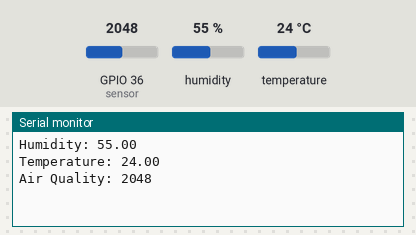
The sketch below on a simulated ESP32. Parts: the last lines printed to the serial monitor. The inputs (shaded band) are chosen by the test bench; at power-on: humidity 55 %, GPIO 36 (sensor) = 2048, temperature 24 °C. WiFi joins after 1.5 s; servers stay silent unless stated; not simulated (calls return 0 or success): arduino_secrets.h.

Above: at 5.2 s.
5.3 s: humidity set to 22 %
At 6.6 s:
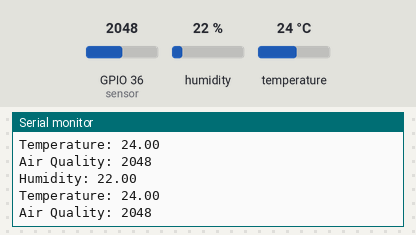
6.8 s: GPIO 36 (sensor) set to 2866
At 8.2 s:
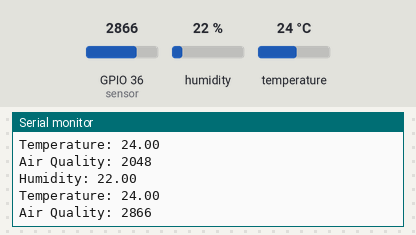
8.3 s: temperature set to 12 °C
9.8 s: GPIO 36 (sensor) set to 3603
At 10.5 s:
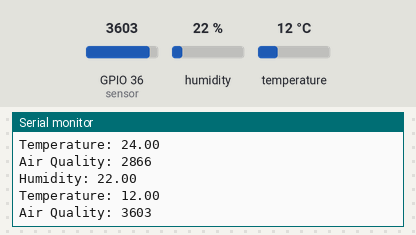
11.3 s: humidity set to 40 %
At 12.9 s:
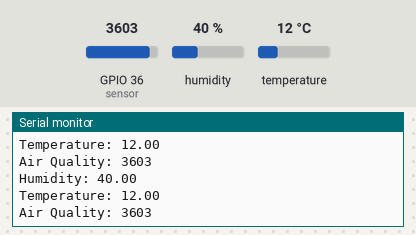
Timing chart, 0 to 13.8 s (numbered marks = the images above; inputs shaded):
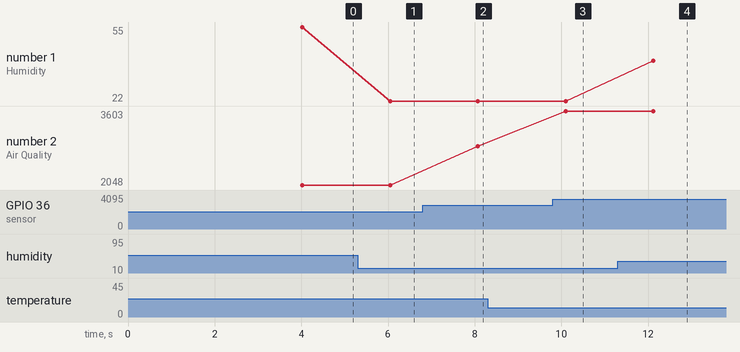

The sketch:

iot_air_quality.ino
```cpp
#include "arduino_secrets.h"
#include "thingProperties.h"
#include "DHT.h"

#define DHTpin 4
#define DHTTYPE DHT11
DHT dht(DHTpin,DHTTYPE);
int sensor = A0;

void setup() {
  Serial.begin(9600);
  delay(2000);
  initProperties();
  ArduinoCloud.begin(ArduinoIoTPreferredConnection);
  setDebugMessageLevel(2);
  ArduinoCloud.printDebugInfo();
  dht.begin();
  delay(2000); // Allow sensor to stabilize
}

void loop() {
  ArduinoCloud.update();
  float hm = dht.readHumidity();
  float temp = dht.readTemperature();
  int airqualityvalue = analogRead(sensor);
  Serial.print("Humidity: ");
  Serial.println(hm);
  Serial.print("Temperature: ");
  Serial.println(temp);
  Serial.print("Air Quality: ");
  Serial.println(airqualityvalue);

  humidity = hm;
  temperature = temp;
  airquality = airqualityvalue;

  message = "Temperature = " + String(temperature) + " Humidity = " + String(humidity) + " Air Quality = " + String(airqualityvalue);
  delay(2000); // Delay between readings
}

void onTemperatureChange() {
 } /* Since Humidity is READ_WRITE variable, onHumidityChange() is executed every time a new value is received from IoT Cloud. */
void onHumidityChange() {
 }/* Since Airquality is READ_WRITE variable, onAirqualityChange() is executed every time a new value is received from IoT Cloud. */
void onAirqualityChange() {
 } /* Since Message is READ_WRITE variable, onMessageChange() is executed every time a new value is received from IoT Cloud. */
void onMessageChange() {
}
```

thingProperties.h
```cpp
// This file is auto-generated when using Arduino IoT Cloud.

#include <ArduinoIoTCloud.h>
#include <Arduino_ConnectionHandler.h>

const char DEVICE_LOGIN_NAME[]  = "    ";

const char SSID[]               = SECRET_SSID;    // Network SSID (name)
const char PASS[]               = SECRET_OPTIONAL_PASS;    // Network password (use for WPA, or use as key for WEP)
const char DEVICE_KEY[]  = SECRET_DEVICE_KEY;    // Secret device password

void onMessageChange();
void onAirqualityChange();
void onHumidityChange();
void onTemperatureChange();

String message;
CloudPercentage airquality;
CloudPercentage humidity;
CloudTemperature temperature;

void initProperties(){

  ArduinoCloud.setBoardId(DEVICE_LOGIN_NAME);
  ArduinoCloud.setSecretDeviceKey(DEVICE_KEY);
  ArduinoCloud.addProperty(message, READWRITE, ON_CHANGE, onMessageChange);
  ArduinoCloud.addProperty(airquality, READWRITE, ON_CHANGE, onAirqualityChange);
  ArduinoCloud.addProperty(humidity, READWRITE, ON_CHANGE, onHumidityChange);
  ArduinoCloud.addProperty(temperature, READWRITE, ON_CHANGE, onTemperatureChange);

}

WiFiConnectionHandler ArduinoIoTPreferredConnection(SSID, PASS);
```

Measured:
- after the input at 5.3 s, the serial monitor: prints a new line after 0.75 s (image 1)
- after the input at 6.8 s, the serial monitor: prints a new line after 1.3 s (image 2)
- after the input at 9.8 s, the serial monitor: prints a new line after 0.30 s (image 3)
- after the input at 11.3 s, the serial monitor: prints a new line after 0.83 s (image 4)
- plotted number 1: 55 → 22 after the input at 5.3 s, 22 → 40 after the input at 11.3 s
- plotted number 2: 2048 → 2866 after the input at 6.8 s, 2866 → 3603 after the input at 9.8 s
